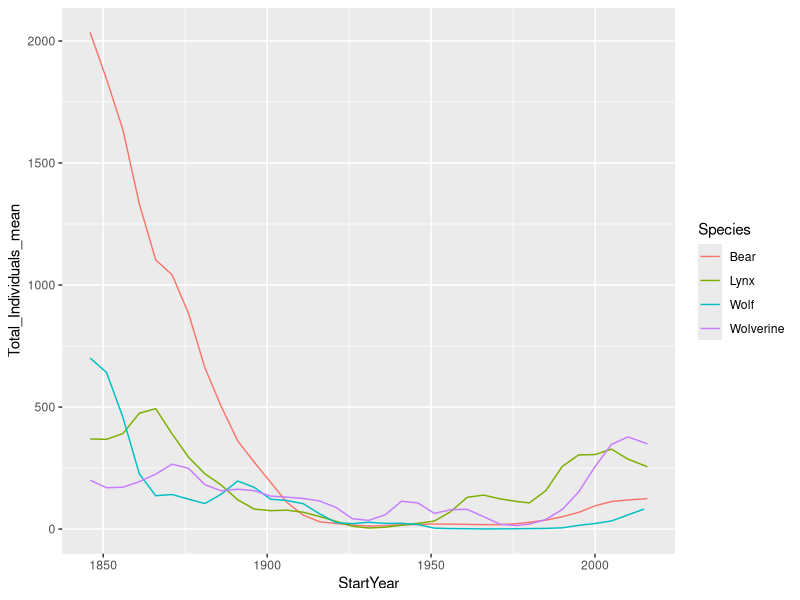

The R script that drew this image:
#Carnviore data
library(ggplot2)

carnivores<-read.csv("Vertebrates/data/carnivore_data.csv",header=T,sep=";",dec='.')
View(carnivores)
str(carnivores)

#Make a variable for the first year in the period
carnivores$StartYear<-as.numeric(substr(carnivores$Year,1,4))
View(carnivores)

#National sums
nationalcarnivores<-aggregate(carnivores$Individuals,by=list(carnivores$StartYear,carnivores$Species),FUN="sum")
names(nationalcarnivores)<-c("StartYear","Species","Total_Individuals_mean")
View(nationalcarnivores)

ggplot(data=nationalcarnivores,aes(x=StartYear,y=Total_Individuals_mean)) + geom_path(data=nationalcarnivores,aes(color=Species))



